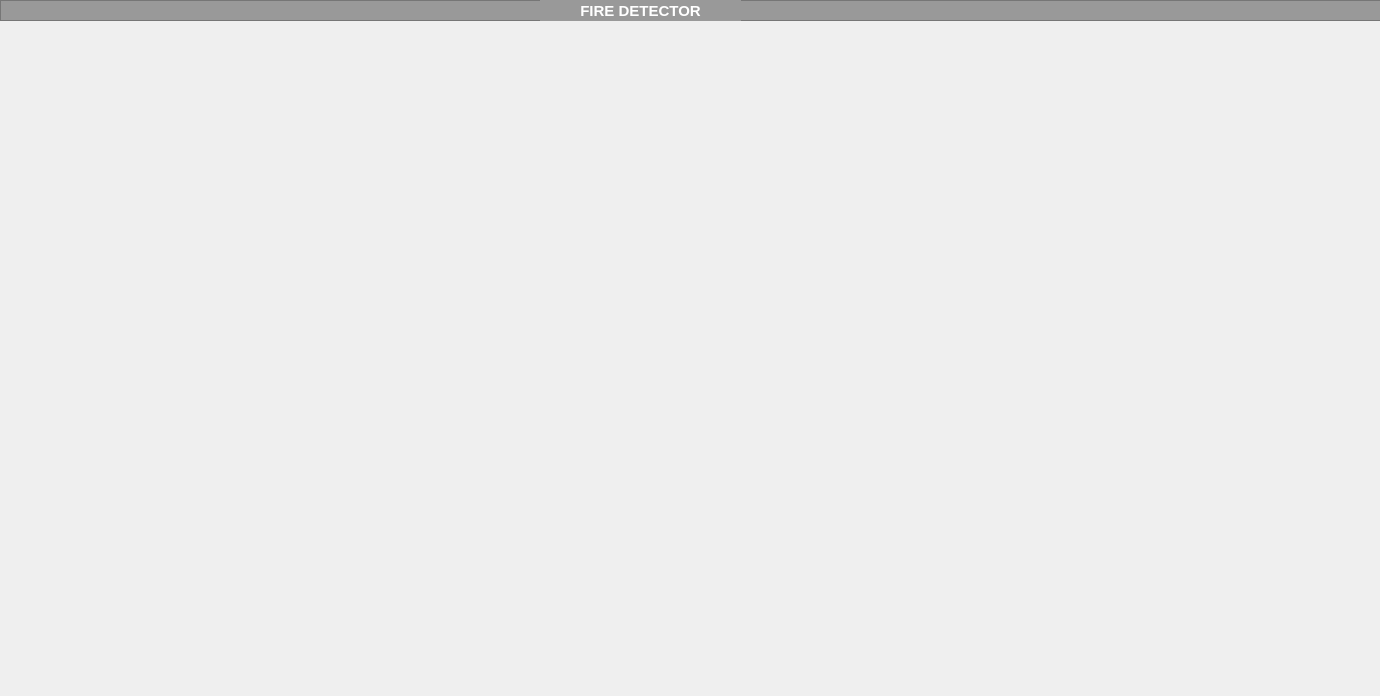
<?xml version="1.0" encoding="UTF-8"?>
<ui version="4.0">
 <class>MainWindow</class>
 <widget class="QMainWindow" name="MainWindow">
  <property name="geometry">
   <rect>
    <x>0</x>
    <y>0</y>
    <width>1380</width>
    <height>696</height>
   </rect>
  </property>
  <property name="windowTitle">
   <string>Baby Monitor</string>
  </property>
  <property name="windowIcon">
   <iconset>
    <normaloff>icons/icons8-happy-100.png</normaloff>icons/icons8-happy-100.png</iconset>
  </property>
  <widget class="QWidget" name="centralwidget">
   <widget class="QLabel" name="cam">
    <property name="geometry">
     <rect>
      <x>50</x>
      <y>20</y>
      <width>1281</width>
      <height>681</height>
     </rect>
    </property>
    <property name="text">
     <string/>
    </property>
    <property name="scaledContents">
     <bool>true</bool>
    </property>
   </widget>
   <widget class="QFrame" name="frame">
    <property name="geometry">
     <rect>
      <x>0</x>
      <y>0</y>
      <width>1381</width>
      <height>21</height>
     </rect>
    </property>
    <property name="styleSheet">
     <string notr="true">QFrame{
background:rgb(153, 153, 153)
}</string>
    </property>
    <property name="frameShape">
     <enum>QFrame::StyledPanel</enum>
    </property>
    <property name="frameShadow">
     <enum>QFrame::Raised</enum>
    </property>
    <widget class="QLabel" name="label_3">
     <property name="geometry">
      <rect>
       <x>540</x>
       <y>0</y>
       <width>201</width>
       <height>21</height>
      </rect>
     </property>
     <property name="styleSheet">
      <string notr="true">QLabel{
	color:white;
	font-weight:bold;
font-size:15px;
	
}</string>
     </property>
     <property name="text">
      <string>FIRE DETECTOR</string>
     </property>
     <property name="alignment">
      <set>Qt::AlignCenter</set>
     </property>
    </widget>
   </widget>
  </widget>
 </widget>
 <resources/>
 <connections/>
</ui>
